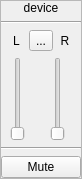
<?xml version="1.0" encoding="UTF-8"?>
<ui version="4.0">
 <class>DeviceWidget</class>
 <widget class="QWidget" name="DeviceWidget">
  <property name="geometry">
   <rect>
    <x>0</x>
    <y>0</y>
    <width>87</width>
    <height>191</height>
   </rect>
  </property>
  <property name="windowTitle">
   <string>Form</string>
  </property>
  <layout class="QVBoxLayout" name="verticalLayout">
   <property name="sizeConstraint">
    <enum>QLayout::SetFixedSize</enum>
   </property>
   <property name="margin">
    <number>0</number>
   </property>
   <item>
    <widget class="QFrame" name="frame">
     <property name="frameShape">
      <enum>QFrame::StyledPanel</enum>
     </property>
     <property name="frameShadow">
      <enum>QFrame::Raised</enum>
     </property>
     <layout class="QVBoxLayout" name="verticalLayout_2">
      <property name="margin">
       <number>0</number>
      </property>
      <item>
       <widget class="QLabel" name="label_device">
        <property name="text">
         <string notr="true">device</string>
        </property>
        <property name="alignment">
         <set>Qt::AlignCenter</set>
        </property>
       </widget>
      </item>
      <item>
       <widget class="Line" name="line_2">
        <property name="orientation">
         <enum>Qt::Horizontal</enum>
        </property>
       </widget>
      </item>
      <item>
       <layout class="QGridLayout" name="gridLayout">
        <item row="1" column="1">
         <widget class="QSlider" name="slider_R">
          <property name="maximum">
           <number>100</number>
          </property>
          <property name="orientation">
           <enum>Qt::Vertical</enum>
          </property>
         </widget>
        </item>
        <item row="1" column="0">
         <widget class="QSlider" name="slider_L">
          <property name="maximum">
           <number>100</number>
          </property>
          <property name="orientation">
           <enum>Qt::Vertical</enum>
          </property>
          <property name="tickPosition">
           <enum>QSlider::NoTicks</enum>
          </property>
          <property name="tickInterval">
           <number>0</number>
          </property>
         </widget>
        </item>
        <item row="0" column="0" colspan="2">
         <layout class="QHBoxLayout" name="horizontalLayout">
          <item>
           <widget class="QLabel" name="label_2">
            <property name="text">
             <string>L</string>
            </property>
            <property name="alignment">
             <set>Qt::AlignCenter</set>
            </property>
           </widget>
          </item>
          <item>
           <widget class="QToolButton" name="tool_chain">
            <property name="text">
             <string>...</string>
            </property>
            <property name="icon">
             <iconset resource="pc-mixer.qrc">
              <normaloff>:/icons/link.png</normaloff>:/icons/link.png</iconset>
            </property>
            <property name="autoRaise">
             <bool>false</bool>
            </property>
           </widget>
          </item>
          <item>
           <widget class="QLabel" name="label_3">
            <property name="text">
             <string>R</string>
            </property>
            <property name="alignment">
             <set>Qt::AlignCenter</set>
            </property>
           </widget>
          </item>
         </layout>
        </item>
       </layout>
      </item>
      <item>
       <widget class="Line" name="line">
        <property name="orientation">
         <enum>Qt::Horizontal</enum>
        </property>
       </widget>
      </item>
      <item>
       <widget class="QPushButton" name="push_mute">
        <property name="text">
         <string>Mute</string>
        </property>
        <property name="icon">
         <iconset resource="pc-mixer.qrc">
          <normaloff>:/icons/audio-volume-muted.png</normaloff>:/icons/audio-volume-muted.png</iconset>
        </property>
       </widget>
      </item>
     </layout>
    </widget>
   </item>
  </layout>
 </widget>
 <resources>
  <include location="pc-mixer.qrc"/>
 </resources>
 <connections/>
</ui>
